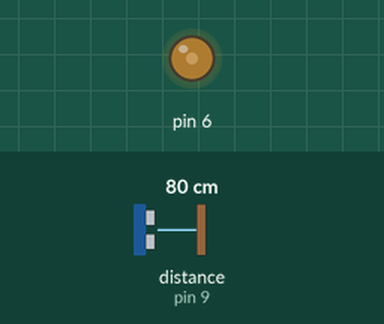
This sketch was run on a simulated Arduino Uno, built with avr-gcc and run on an emulated ATmega328P. On the bench: output pins drawn as LEDs (lit = HIGH). The inputs (shaded band) are chosen by the test bench; at power-on: distance to the obstacle (sensor on pin 9) 80 cm. The echo pulse lasts 58.3 µs per cm; pins used as bus, display or sensor lines are not drawn.

Above: at 1.2 s.
1.3 s: distance to the obstacle (sensor on pin 9) set to 2 cm
At 2.0 s:
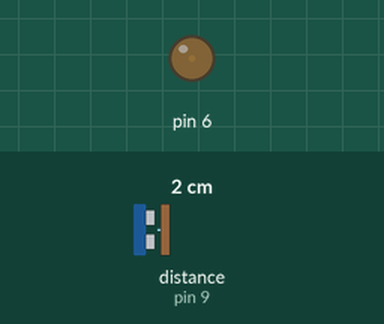
2.8 s: distance to the obstacle (sensor on pin 9) set to 250 cm
At 4.1 s:
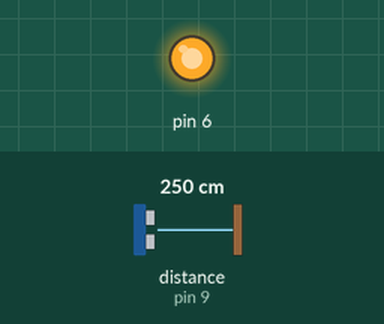
Timing chart, 0 to 5.8 s (numbered marks = the images above; inputs shaded):
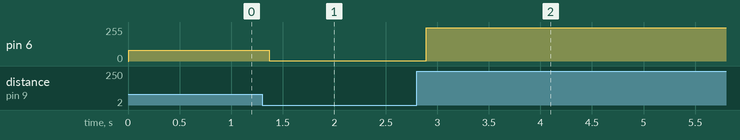

Measured:
- after the input at 1.3 s, pin 6: 80/255 → 2/255 after 0.07 s
- after the input at 2.8 s, pin 6: 2/255 → 251/255 after 0.09 s

The sketch:

ultra.ino
```cpp
long dur, dis;
void setup() {
  // put your setup code here, to run once:
pinMode(9,OUTPUT);
pinMode(8,INPUT);
pinMode(6,OUTPUT);
Serial.begin(9600);
}

void loop() {
  // put your main code here, to run repeatedly:
digitalWrite(9,LOW);
delayMicroseconds(2);
digitalWrite(9,HIGH);
delayMicroseconds(10);
digitalWrite(9,LOW);
//delayMicroseconds(2);
dur = pulseIn(9,HIGH);
dis = dur/58;
analogWrite(6,dis);
delay(100);
}
```
